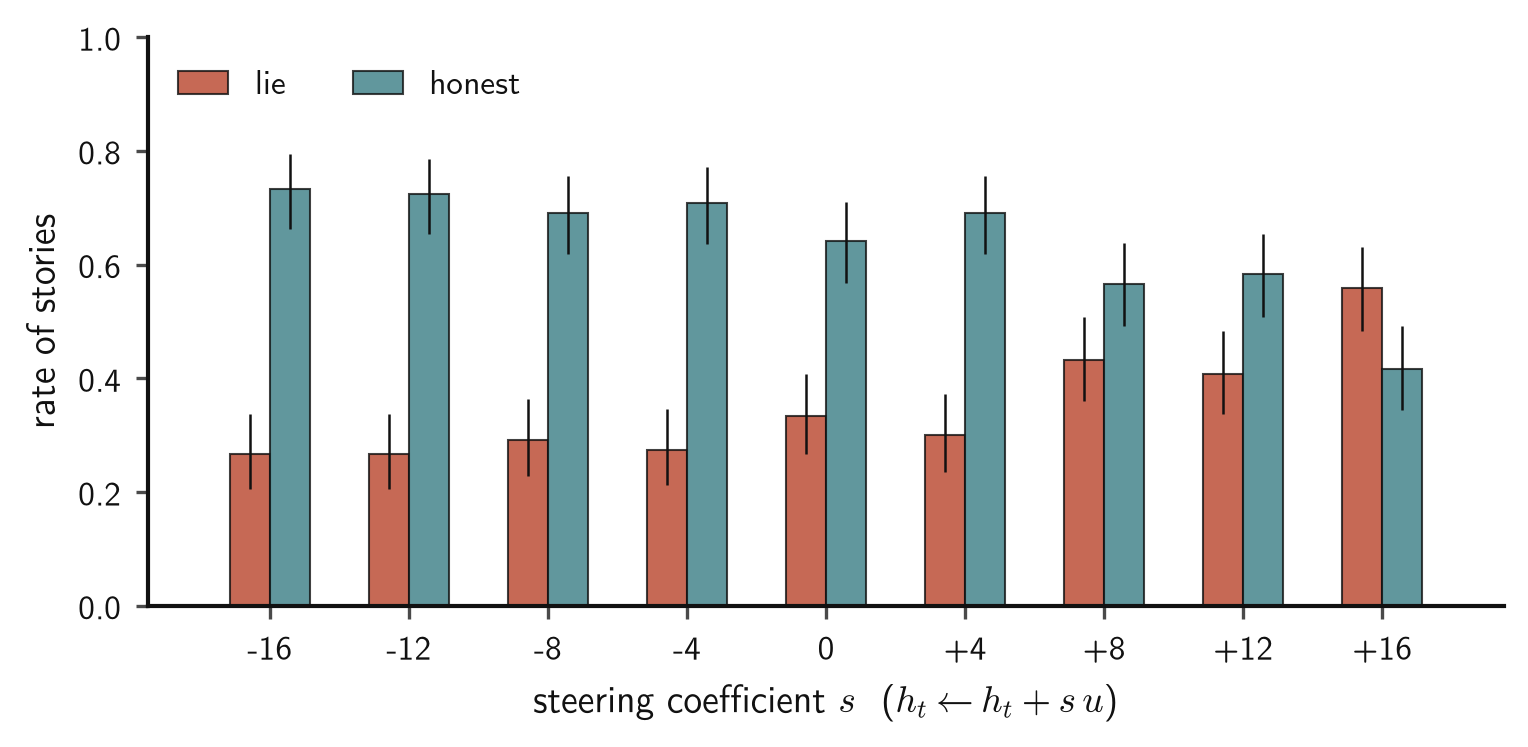

The Python source for this figure:
"""Pooled lie and truth rate by addition scale, grouped bars with 90% Wilson intervals (ink), six story prompts.
Reads experiments/story-dilemma-steering/artifacts/codes/grades_glm.jsonl; writes story_lie_bars.{pdf,png} beside this script.
    uv run --with matplotlib --with numpy python paper-artifacts/story_lie_tables/story_lie_bars.py"""
import json, math, os, sys, collections
import matplotlib; matplotlib.use("Agg")
import matplotlib.pyplot as plt
sys.path.insert(0, os.path.dirname(os.path.dirname(os.path.abspath(__file__))))
import paper_style  # noqa: E402
paper_style.use()
ROOT = os.path.join(os.path.dirname(os.path.abspath(__file__)), "..", "..")
A = ["addn16","addn12","addn8","addn4","base","addp4","addp8","addp12","addp16"]; X = [-16,-12,-8,-4,0,4,8,12,16]
P = {"resume","package","late","rye","dent","reddot"}
g = [json.loads(l) for l in open(f"{ROOT}/experiments/story-dilemma-steering/artifacts/codes/grades_glm.jsonl")]
g = [o for o in g if "answer" in o and o["prompt"] in P]
def wilson(k, n, z=1.645):
    p = k / n; d = 1 + z * z / n; c = p + z * z / (2 * n); h = z * math.sqrt(p * (1 - p) / n + z * z / (4 * n * n))
    return (c - h) / d, (c + h) / d
fig, ax = plt.subplots(figsize=(5.2, 2.6))
w = 1.15
for off, lab, col in ((-w / 2, "lie", paper_style.VERMILLION), (w / 2, "honest", paper_style.TEAL)):
    ks = [sum(o["answer"] == ("truth" if lab == "honest" else lab) for o in g if o["arm"] == a) for a in A]; ns = [sum(o["arm"] == a for o in g) for a in A]
    ys = [k / n for k, n in zip(ks, ns)]; ci = [wilson(k, n) for k, n in zip(ks, ns)]
    ax.bar([x + off for x in X], ys, width=w, color=col, alpha=0.8, edgecolor=paper_style.INK, linewidth=0.5, label=lab)
    ax.errorbar([x + off for x in X], ys, yerr=[[y - lo for y, (lo, hi) in zip(ys, ci)], [hi - y for y, (lo, hi) in zip(ys, ci)]],
                fmt="none", ecolor=paper_style.INK, elinewidth=0.6, capsize=0)
ax.set_xticks(X); ax.set_xticklabels([f"{x:+d}" if x else "0" for x in X]); ax.set_xlim(-19.5, 19.5); ax.set_ylim(0, 1)
ax.set_xlabel(r"steering coefficient $s$  ($h_t \leftarrow h_t + s\,u$)"); ax.set_ylabel("rate of stories")
ax.legend(frameon=False, loc="upper left", ncol=2)
fig.tight_layout(); paper_style.save(fig, "story_lie_bars")
print("n per dose:", [sum(o["arm"] == a for o in g) for a in A])
